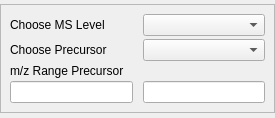
<?xml version="1.0" encoding="UTF-8"?>
<ui version="4.0">
 <class>SpectraSelector</class>
 <widget class="QWidget" name="_SpectraSelectorWidget">
  <property name="geometry">
   <rect>
    <x>0</x>
    <y>0</y>
    <width>275</width>
    <height>118</height>
   </rect>
  </property>
  <property name="windowTitle">
   <string>Form</string>
  </property>
  <layout class="QHBoxLayout" name="_horizontalLayout">
   <property name="spacing">
    <number>-1</number>
   </property>
   <property name="margin">
    <number>0</number>
   </property>
   <item>
    <widget class="QFrame" name="_frame">
     <property name="sizePolicy">
      <sizepolicy hsizetype="Preferred" vsizetype="Fixed">
       <horstretch>0</horstretch>
       <verstretch>0</verstretch>
      </sizepolicy>
     </property>
     <property name="frameShape">
      <enum>QFrame::StyledPanel</enum>
     </property>
     <property name="frameShadow">
      <enum>QFrame::Raised</enum>
     </property>
     <layout class="QGridLayout" name="_gridLayout">
      <property name="horizontalSpacing">
       <number>10</number>
      </property>
      <property name="verticalSpacing">
       <number>3</number>
      </property>
      <item row="1" column="0">
       <widget class="QLabel" name="_label_2">
        <property name="text">
         <string>Choose Precursor</string>
        </property>
       </widget>
      </item>
      <item row="1" column="1">
       <widget class="QComboBox" name="_precursor"/>
      </item>
      <item row="0" column="1">
       <widget class="QComboBox" name="_ms_level"/>
      </item>
      <item row="0" column="0">
       <widget class="QLabel" name="_label">
        <property name="text">
         <string>Choose MS Level</string>
        </property>
       </widget>
      </item>
      <item row="2" column="0">
       <widget class="QLabel" name="_label_3">
        <property name="sizePolicy">
         <sizepolicy hsizetype="Preferred" vsizetype="Fixed">
          <horstretch>0</horstretch>
          <verstretch>0</verstretch>
         </sizepolicy>
        </property>
        <property name="text">
         <string>m/z Range Precursor</string>
        </property>
       </widget>
      </item>
      <item row="3" column="1">
       <widget class="QLineEdit" name="_precursor_max"/>
      </item>
      <item row="3" column="0">
       <widget class="QLineEdit" name="_precursor_min"/>
      </item>
     </layout>
    </widget>
   </item>
  </layout>
 </widget>
 <resources/>
 <connections/>
</ui>
